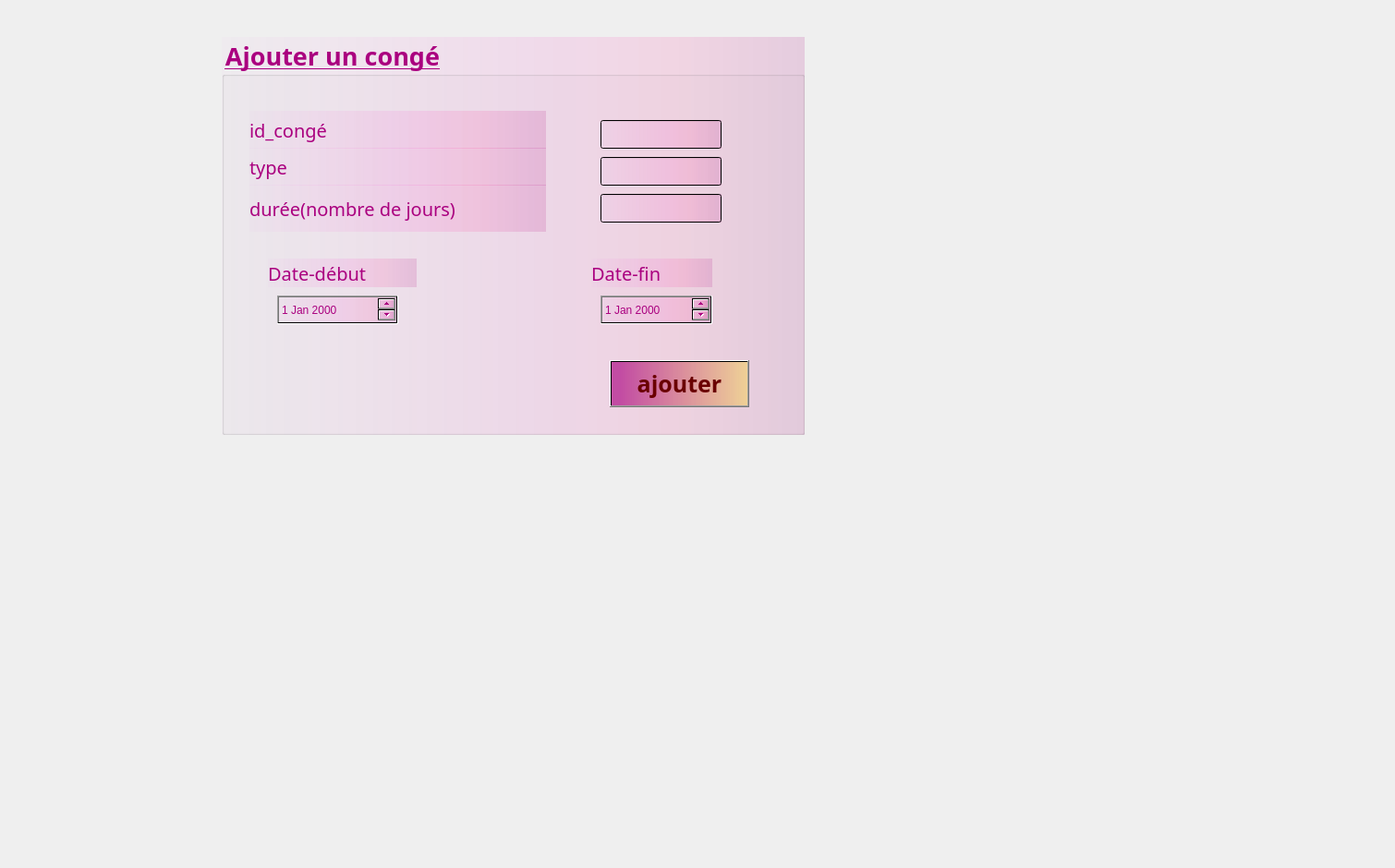
     <widget class="QWidget" name="ajoutercong">
      <attribute name="title">
       <string>Ajouter</string>
      </attribute>
      <widget class="QLabel" name="label_photo_16">
       <property name="geometry">
        <rect>
         <x>-130</x>
         <y>-40</y>
         <width>1501</width>
         <height>931</height>
        </rect>
       </property>
       <property name="text">
        <string/>
       </property>
       <property name="pixmap">
        <pixmap>../resources/Valentine's_Day_Sweets_Roses_Cupcake_Three_3_Heart_540910_1280x853.jpg</pixmap>
       </property>
      </widget>
      <widget class="QGroupBox" name="ajouteruncong">
       <property name="geometry">
        <rect>
         <x>240</x>
         <y>40</y>
         <width>631</width>
         <height>431</height>
        </rect>
       </property>
       <property name="font">
        <font>
         <family>Lucida Calligraphy</family>
         <pointsize>20</pointsize>
         <weight>75</weight>
         <bold>true</bold>
         <underline>true</underline>
        </font>
       </property>
       <property name="styleSheet">
        <string notr="true">color: rgb(170, 0, 127);
background-color: qlineargradient(spread:pad, x1:0, y1:0, x2:1, y2:0, stop:0 rgba(227, 0, 255, 4), stop:0.550847 rgba(255, 0, 190, 22), stop:0.771186 rgba(255, 0, 126, 28), stop:1 rgba(170, 0, 127, 37));</string>
       </property>
       <property name="title">
        <string>Ajouter un congé</string>
       </property>
       <property name="flat">
        <bool>false</bool>
       </property>
       <property name="checkable">
        <bool>false</bool>
       </property>
       <widget class="QLabel" name="label_duree_3">
        <property name="geometry">
         <rect>
          <x>30</x>
          <y>160</y>
          <width>321</width>
          <height>51</height>
         </rect>
        </property>
        <property name="font">
         <font>
          <family>Lucida Calligraphy</family>
          <pointsize>15</pointsize>
         </font>
        </property>
        <property name="text">
         <string>durée(nombre de jours)</string>
        </property>
       </widget>
       <widget class="QLabel" name="label_datedeb_3">
        <property name="geometry">
         <rect>
          <x>50</x>
          <y>240</y>
          <width>161</width>
          <height>31</height>
         </rect>
        </property>
        <property name="font">
         <font>
          <family>Lucida Calligraphy</family>
          <pointsize>15</pointsize>
         </font>
        </property>
        <property name="text">
         <string>Date-début</string>
        </property>
       </widget>
       <widget class="QLabel" name="label_type_3">
        <property name="geometry">
         <rect>
          <x>30</x>
          <y>120</y>
          <width>321</width>
          <height>41</height>
         </rect>
        </property>
        <property name="font">
         <font>
          <family>Lucida Calligraphy</family>
          <pointsize>15</pointsize>
         </font>
        </property>
        <property name="text">
         <string>type</string>
        </property>
       </widget>
       <widget class="QLabel" name="label_datefin_3">
        <property name="geometry">
         <rect>
          <x>400</x>
          <y>240</y>
          <width>131</width>
          <height>31</height>
         </rect>
        </property>
        <property name="font">
         <font>
          <family>Lucida Calligraphy</family>
          <pointsize>15</pointsize>
         </font>
        </property>
        <property name="text">
         <string>Date-fin</string>
        </property>
       </widget>
       <widget class="QPushButton" name="pushButton_ajouterconges_2">
        <property name="geometry">
         <rect>
          <x>420</x>
          <y>350</y>
          <width>151</width>
          <height>51</height>
         </rect>
        </property>
        <property name="font">
         <font>
          <family>Lucida Calligraphy</family>
          <pointsize>19</pointsize>
          <weight>75</weight>
          <bold>true</bold>
         </font>
        </property>
        <property name="autoFillBackground">
         <bool>false</bool>
        </property>
        <property name="styleSheet">
         <string notr="true">background-color: qlineargradient(spread:pad, x1:0, y1:0, x2:1, y2:0, stop:0.0635593 rgba(170, 0, 127, 164), stop:1 rgba(255, 214, 0, 82));
color:rgb(106, 0, 0);</string>
        </property>
        <property name="text">
         <string>ajouter</string>
        </property>
       </widget>
       <widget class="QLineEdit" name="idc_2">
        <property name="geometry">
         <rect>
          <x>410</x>
          <y>90</y>
          <width>131</width>
          <height>31</height>
         </rect>
        </property>
       </widget>
       <widget class="QLineEdit" name="type_2">
        <property name="geometry">
         <rect>
          <x>410</x>
          <y>130</y>
          <width>131</width>
          <height>31</height>
         </rect>
        </property>
       </widget>
       <widget class="QLineEdit" name="duree_2">
        <property name="geometry">
         <rect>
          <x>410</x>
          <y>170</y>
          <width>131</width>
          <height>31</height>
         </rect>
        </property>
       </widget>
       <widget class="QDateEdit" name="datedeb_2">
        <property name="geometry">
         <rect>
          <x>60</x>
          <y>280</y>
          <width>131</width>
          <height>31</height>
         </rect>
        </property>
       </widget>
       <widget class="QDateEdit" name="datefin_2">
        <property name="geometry">
         <rect>
          <x>410</x>
          <y>280</y>
          <width>121</width>
          <height>31</height>
         </rect>
        </property>
       </widget>
       <widget class="QLabel" name="label_id_2">
        <property name="geometry">
         <rect>
          <x>30</x>
          <y>80</y>
          <width>321</width>
          <height>41</height>
         </rect>
        </property>
        <property name="font">
         <font>
          <family>Lucida Calligraphy</family>
          <pointsize>15</pointsize>
         </font>
        </property>
        <property name="toolTipDuration">
         <number>5</number>
        </property>
        <property name="text">
         <string>id_congé</string>
        </property>
       </widget>
      </widget>
     </widget>
